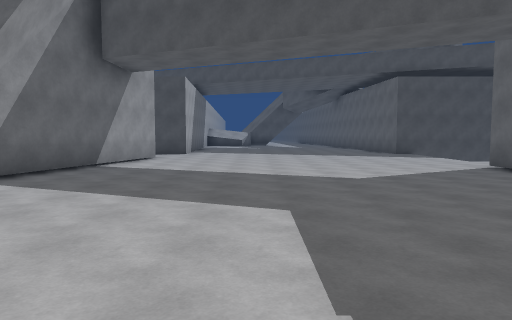
view 1 (above)

24 first-person views from a walk through a scene from a Unity 3-D project. The camera is 1.5 m above the floor, tilts 4° down and sees 70° across. The floor is counted in squares, 2 m on a side. Each view is taken from the middle of a square. On the plan, view 1 faces up. The plan holds only what a view shows up to about 11 squares ahead; the rest is blank. The place goes on beyond the plan.

view 2
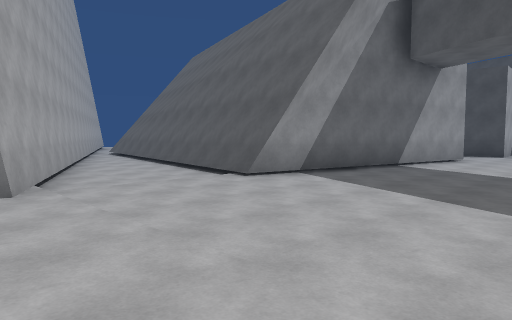

view 3
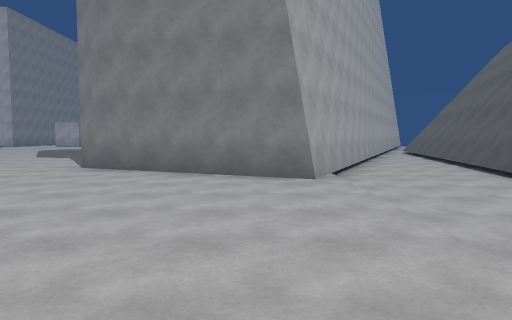

view 4
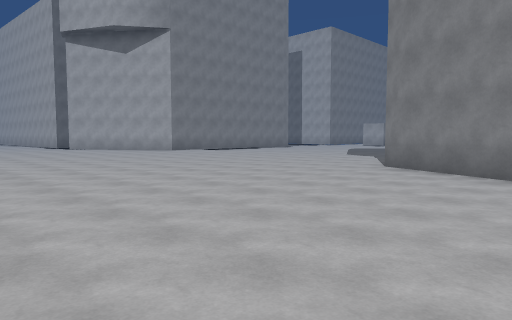

view 5
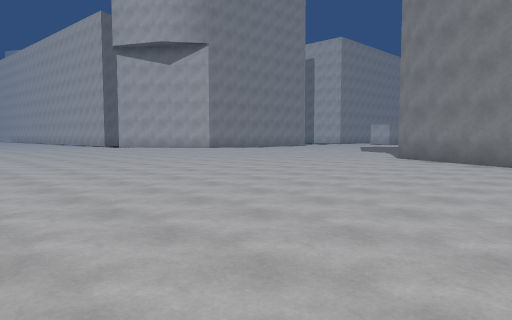

view 6
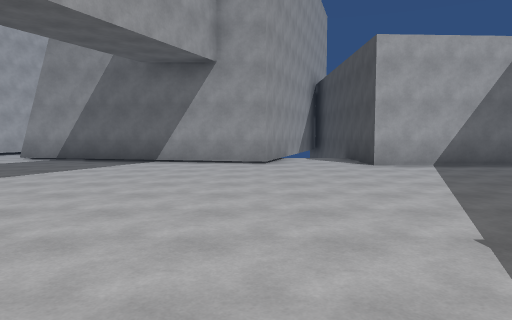

view 7
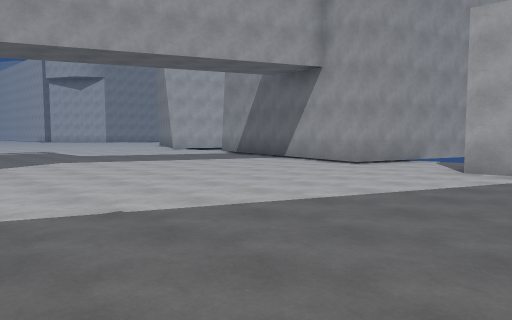

view 8
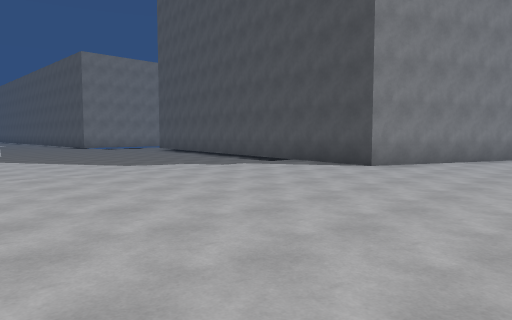

view 9
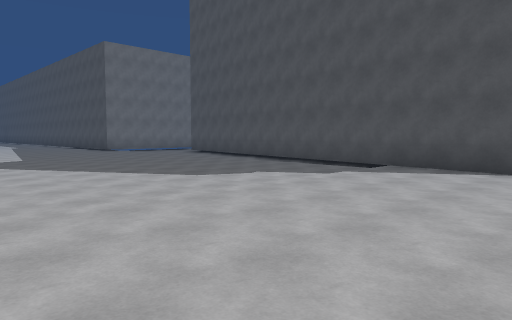

view 10
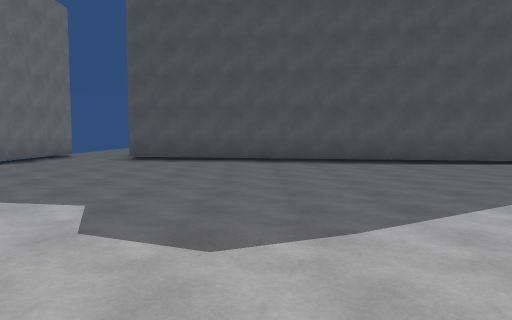

view 11
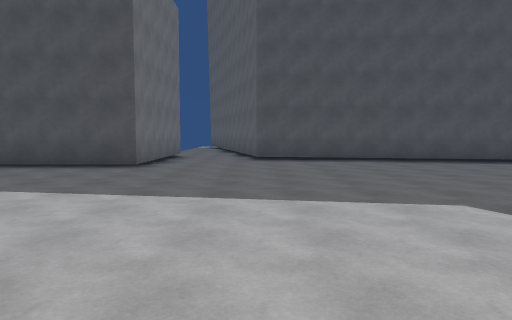

view 12
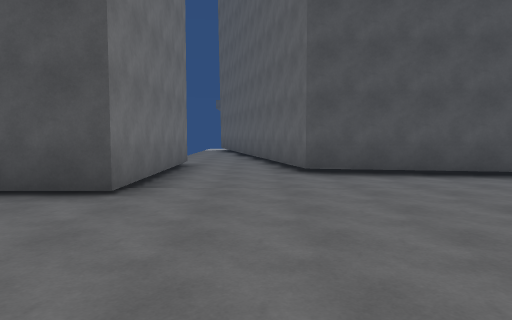

view 13
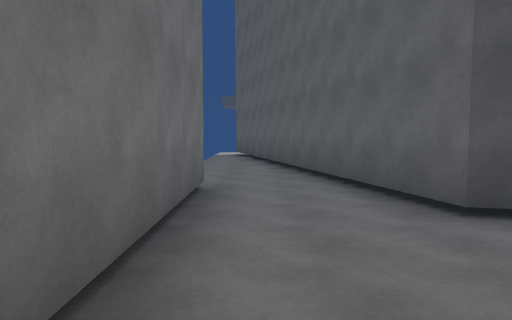

view 14
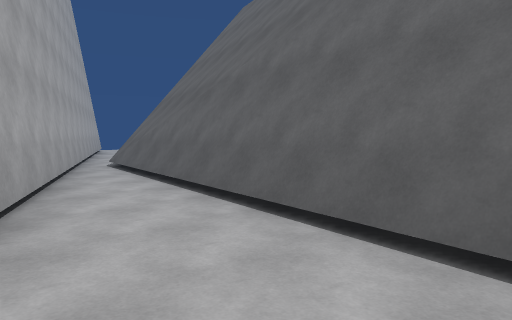

view 15
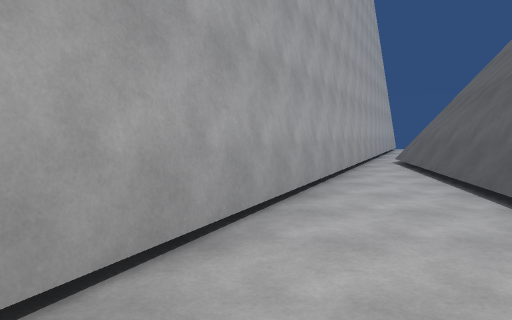

view 16
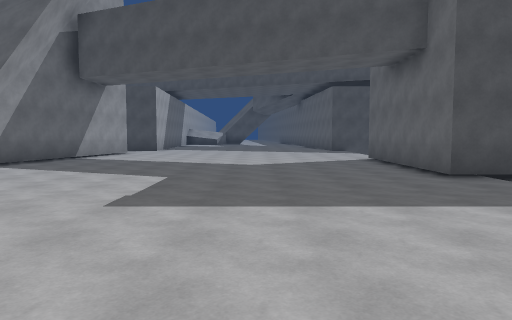

view 17
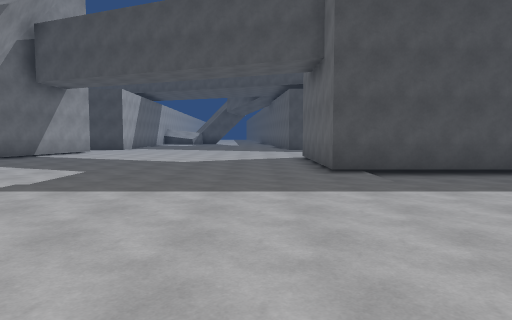

view 18
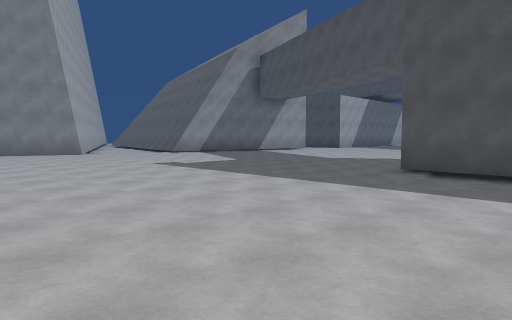

view 19
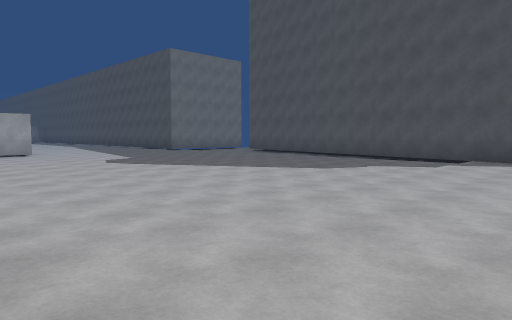

view 20
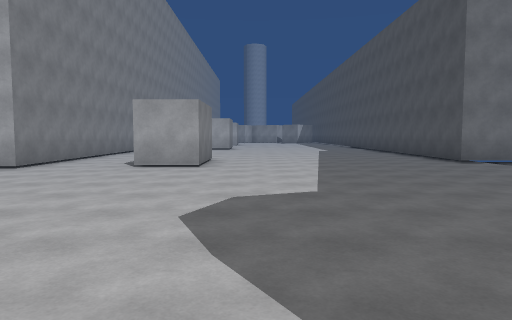

view 21
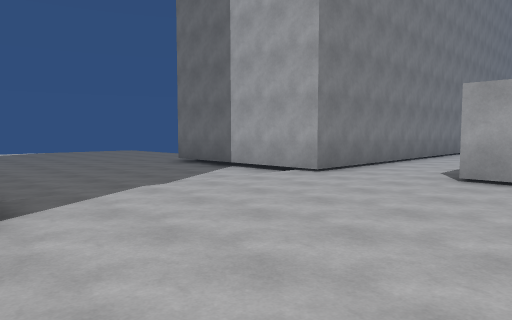

view 22
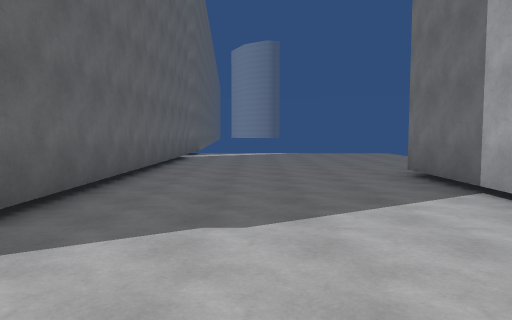

view 23
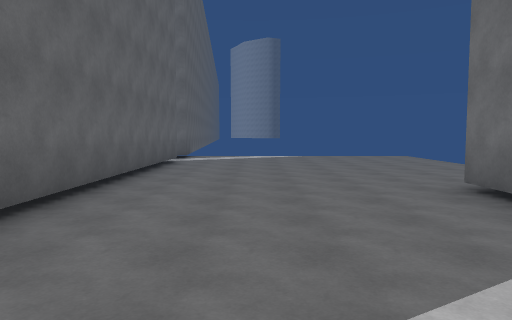

view 24
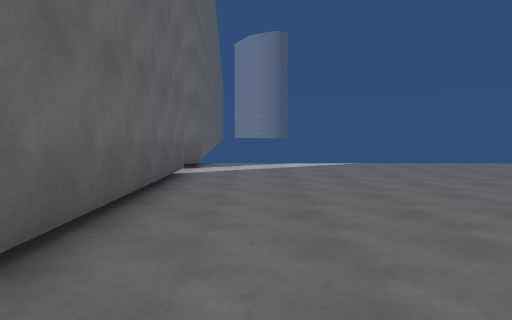

### Floor plan
Points are (right, up) in squares from view 1. A wall is a line through its corners. A room is listed if a view was taken in it or the views show most of it. See-through windows are left out.
Room 1 (views 1, 2, 3, 4, 5, 6, 7, 8, 9, 10, 11, 12, 13, 14, 15, 16, 17, 18, 19, 20, 21, 22, 23, 24)
walls: (-4.9, 5) (-11.2, 6.1); (-5, 5.1) (-11.3, 6.2); (-11.8, 4.2) (-5.1, 1) (-7.2, -3.9) (-21, -1.5) (-22.8, 6); (-4.9, 5.6) (-4.8, 5.1); (-24.8, -11.3) (-22.4, -11.3) (-22.4, -12.9); (9.5, 3.8) (5.6, 3.8) (5.6, 8.9); (-23.8, 0.5) (-23.8, -4.5) (-27, -4.5); (-16.6, -26.1) (-16.6, -16.4); (-6.9, 13.4) (-3.4, 12.3) (-5, 5.2); (-27.4, -15.3) (-22, -15.3) (-22, -20.4); (-16.6, -29) (-16.6, -27.2); (-3, 17.6) (-2.8, 14.9) (-5.1, 14.9)
low walls: (-5, 5.2) (-5, 5.1)
ways out: opening at (-12, 5) to room 2
Room 2 (no view inside)
walls: (-13.7, 6.8) (-15.8, 7.4); (-14.4, 6.7) (-15.7, 7.1); (-11.3, 6.2) (-14.4, 6.8); (-11.2, 6.1) (-15.4, 6.8); (-15.7, 6) (-11.8, 4.2)
ways out: opening at (-12, 5) to room 1

Positions as (right, up) in squares from view 1, and headings:
1: (0, 0), facing up
2: (0, 0), facing up-left
3: (1, 0), facing left
4: (1, 0), facing down-left
5: (4, 1), facing down-left
6: (6, 12), facing left
7: (5, 17), facing down-left
8: (-3, -12), facing up-left
9: (-6, -12), facing up-left
10: (-17, -13), facing up
11: (-21, -13), facing up
12: (-22, -9), facing up
13: (-23, -5), facing up
14: (-7, 3), facing up-left
15: (-6, 3), facing left
16: (2, -3), facing up
17: (4, -4), facing up
18: (9, -4), facing up-left
19: (-7, -15), facing up-left
20: (-14, -10), facing left
21: (-16, -11), facing down-left
22: (-19, -13), facing down
23: (-19, -15), facing down
24: (-18, -19), facing down
